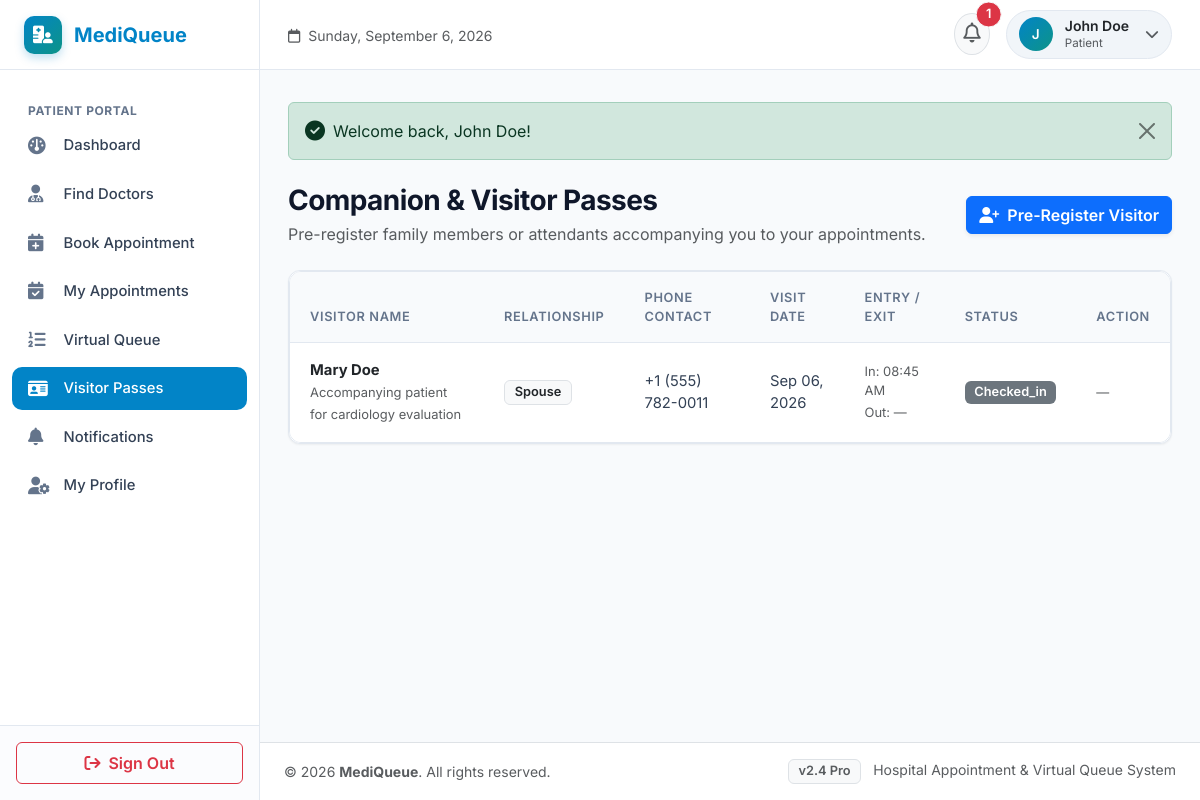
The page /patient/visitors.php (signed in) on the database its author committed.
### tables this page shows
CREATE TABLE `visitors` (
  `id` INT AUTO_INCREMENT PRIMARY KEY,
  `patient_id` INT NOT NULL,
  `visitor_name` VARCHAR(150) NOT NULL,
  `relationship` VARCHAR(100) NOT NULL,
  `phone` VARCHAR(30) NOT NULL,
  `visit_date` DATE NOT NULL,
  `purpose` TEXT NULL,
  `entry_time` TIME NULL,
  `exit_time` TIME NULL,
  `status` ENUM('expected', 'checked_in', 'checked_out', 'cancelled') DEFAULT 'expected',
  `created_at` TIMESTAMP DEFAULT CURRENT_TIMESTAMP,
  CONSTRAINT `fk_visitors_patient` FOREIGN KEY (`patient_id`) REFERENCES `patients` (`id`) ON DELETE CASCADE
);

### patient/visitors.php (the view, shortened to what this page needs)
<?php
require_once __DIR__ . '/../includes/functions.php';
$conn = get_db_connection();
$patientId = $_SESSION['role_specific_id'] ?? 0;
$visitors = $conn->prepare("
    SELECT * FROM visitors
    WHERE patient_id = ?
    ORDER BY visit_date DESC, id DESC
");
$visitors->execute([$patientId]);
$visitorList = $visitors->fetchAll();
include __DIR__ . '/../includes/header.php';
?>
<div class="d-flex flex-column flex-md-row justify-content-between align-items-md-center mb-4 gap-3">
    <div>
        <h3 class="fw-bold mb-1">Companion & Visitor Passes</h3>
        <p class="text-muted mb-0">Pre-register family members or attendants accompanying you to your appointments.</p>
    </div>
    <button type="button" class="btn btn-primary fw-semibold shadow-sm" data-bs-toggle="modal" data-bs-target="#newVisitorModal">
        <i class="fa-solid fa-user-plus me-1"></i> Pre-Register Visitor
    </button>
</div>
<div class="mq-card p-0 bg-white">
    <div class="mq-table-responsive">
        <table class="table mq-table">
            <thead>
                <tr>
                    <th>Visitor Name</th>
                    <th>Relationship</th>
                    <th>Phone Contact</th>
                    <th>Visit Date</th>
                    <th>Entry / Exit</th>
                    <th>Status</th>
                    <th>Action</th>
                </tr>
            </thead>
            <tbody>
                <?php if (empty($visitorList)): ?>
                    <tr>
                        <td colspan="7" class="text-center py-5 text-muted small">
                            <i class="fa-solid fa-id-badge fa-2x mb-2 d-block text-muted"></i>
                            No companion visitor passes registered. Click "Pre-Register Visitor" above.
                        </td>
                    </tr>
                <?php else: ?>
                    <?php foreach ($visitorList as $vis): ?>
                        <tr>
                            <td>
                                <strong class="text-dark d-block"><?= htmlspecialchars($vis['visitor_name']) ?></strong>
                                <?php if (!empty($vis['purpose'])): ?>
                                    <span class="text-muted small"><?= htmlspecialchars($vis['purpose']) ?></span>
                                <?php endif; ?>
                            </td>
                            <td>
                                <span class="badge bg-light text-dark border"><?= htmlspecialchars($vis['relationship']) ?></span>
                            </td>
                            <td><?= htmlspecialchars($vis['phone']) ?></td>
                            <td><?= format_date($vis['visit_date']) ?></td>
                            <td>
                                <span class="small text-muted d-block">In: <?= $vis['entry_time'] ? format_time($vis['entry_time']) : '—' ?></span>
                                <span class="small text-muted">Out: <?= $vis['exit_time'] ? format_time($vis['exit_time']) : '—' ?></span>
                            </td>
                            <td><?= get_status_badge($vis['status']) ?></td>
                            <td>
                                <?php if ($vis['status'] === 'expected'): ?>
                                    <form action="<?= BASE_URL ?>/patient/visitors.php" method="POST" class="d-inline" onsubmit="return confirm('Cancel this visitor pass?');">
                                        <input type="hidden" name="csrf_token" value="<?= csrf_token() ?>">
                                        <input type="hidden" name="action" value="cancel_visitor">
                                        <input type="hidden" name="visitor_id" value="<?= $vis['id'] ?>">
                                        <button type="submit" class="btn btn-sm btn-outline-danger" title="Cancel Pass">
                                            <i class="fa-solid fa-xmark"></i>
                                        </button>
                                    </form>
                                <?php else: ?>
                                    <span class="text-muted small">—</span>
                                <?php endif; ?>
                            </td>
                        </tr>
                    <?php endforeach; ?>
                <?php endif; ?>
            </tbody>
        </table>
    </div>
</div>
<?php include __DIR__ . '/../includes/footer.php'; ?>

### includes/functions.php (shortened to what this page needs)
<?php
function format_date($dateStr) {
    $timestamp = strtotime($dateStr);
    return date('M d, Y', $timestamp);
}
function format_time($timeStr) {
    $timestamp = strtotime($timeStr);
    return date('h:i A', $timestamp);
}
function get_status_badge($status) {
    $status = strtolower(trim((string)$status));
    return $badges[$status] ?? '<span class="badge bg-secondary">' . htmlspecialchars(ucfirst($status)) . '</span>';
}

### assets/css/style.css (style rules this page uses)
:root { --mq-primary: #0284c7; --mq-primary-dark: #0369a1; --mq-primary-light: #e0f2fe; --mq-secondary: #0d9488; --mq-secondary-light: #ccfbf1; --mq-dark: #0f172a; --mq-slate: #334155; --mq-muted: #64748b; --mq-bg: #f8fafc; --mq-card-bg: #ffffff; --mq-border: #e2e8f0; --mq-sidebar-width: 260px; --mq-header-height: 70px; --mq-font-sans: 'Inter', -apple-system, BlinkMacSystemFont, "Segoe UI", Roboto, "Helvetica Neue", Arial, sans-serif; --mq-radius: 12px; --mq-radius-lg: 16px; --mq-shadow-sm: 0 1px 2px 0 rgba(0, 0, 0, 0.05); --mq-shadow: 0 4px 6px -1px rgba(0, 0, 0, 0.06), 0 2px 4px -2px rgba(0, 0, 0, 0.04); --mq-shadow-lg: 0 10px 15px -3px rgba(0, 0, 0, 0.08), 0 4px 6px -4px rgba(0, 0, 0, 0.03); }
body { font-family: var(--mq-font-sans); background-color: var(--mq-bg); color: var(--mq-slate); min-height: 100vh; margin: 0; display: flex; flex-direction: column; }
h1, h2, h3, h4, h5, h6 { color: var(--mq-dark); font-weight: 600; letter-spacing: -0.02em; }
.mq-card { background-color: var(--mq-card-bg); border: 1px solid var(--mq-border); border-radius: var(--mq-radius); box-shadow: var(--mq-shadow-sm); padding: 1.5rem; transition: transform 0.2s ease, box-shadow 0.2s ease; position: relative; overflow: hidden; }
.mq-table-responsive { background: #ffffff; border-radius: var(--mq-radius); border: 1px solid var(--mq-border); overflow-x: auto; }
.mq-table { width: 100%; margin-bottom: 0; vertical-align: middle; }
.mq-table th { background-color: #f8fafc; color: var(--mq-muted); font-weight: 600; font-size: 0.8rem; text-transform: uppercase; letter-spacing: 0.05em; padding: 1rem 1.25rem; border-bottom: 1px solid var(--mq-border); }
.mq-table td { padding: 1rem 1.25rem; border-bottom: 1px solid #f1f5f9; color: var(--mq-slate); font-size: 0.925rem; }
.mq-table tr:last-child td { border-bottom: none; }
.badge { padding: 0.4em 0.75em; font-weight: 600; border-radius: 6px; font-size: 0.8rem; }

### rows shown on the page
visitors: visitor_name "Mary Doe", purpose "Accompanying patient for cardiology evaluation", relationship "Spouse", phone "+1 (555) 782-0011", visit_date "Sep 06, 2026", entry_time "08:45 AM", status "Checked_in"

### other values the page prints
APP_NAME "MediQueue"
$unreadNotifsCount "1"
substr($currentUser['name'] ?? 'U', 0, 1) "J"
$currentUser['name'] "John Doe"
$currentUser['role'] "Patient"
$flash['message'] "Welcome back, John Doe!"
